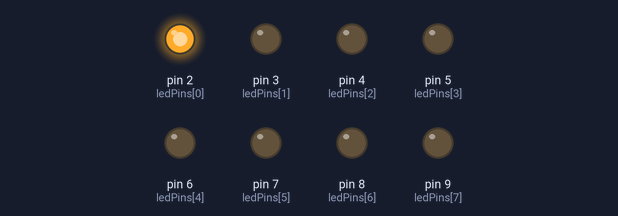
The sketch below on a simulated Arduino Uno, built with avr-gcc and run on an emulated ATmega328P. Parts: output pins drawn as LEDs (lit = HIGH).

Above: at 0.2 s.
At 0.7 s:
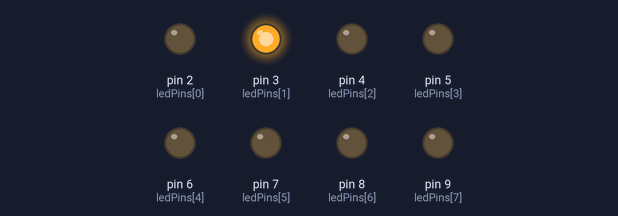
At 2.2 s:
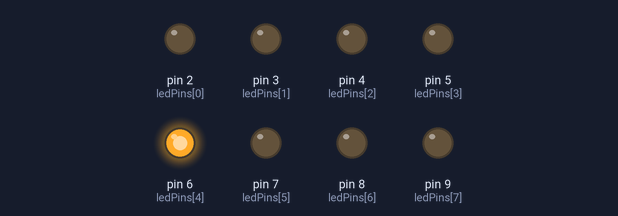
At 4.0 s:
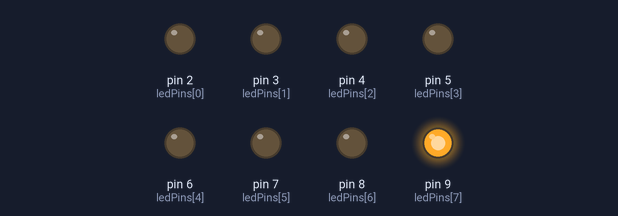
At 6.7 s:
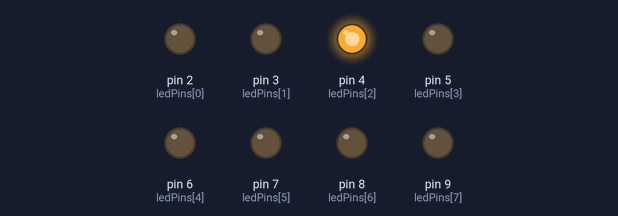
At 9.7 s:
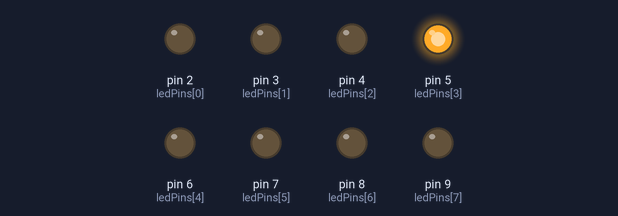
Timing chart, 0 to 10.4 s (numbered marks = the images above):
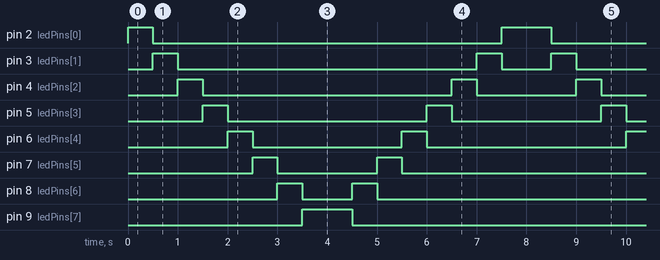

Measured:
- by itself, pin 2 (ledPins[0]): repeats every 8.0 s: LOW 7.0 s, HIGH 1.0 s
- by itself, pin 3 (ledPins[1]): repeats every 8.0 s: LOW 6.0 s, HIGH 0.50 s, LOW 1.0 s, HIGH 0.50 s
- by itself, pin 4 (ledPins[2]): repeats every 8.0 s: LOW 5.0 s, HIGH 0.50 s, LOW 2.0 s, HIGH 0.50 s
- by itself, pin 5 (ledPins[3]): repeats every 8.0 s: LOW 4.0 s, HIGH 0.50 s, LOW 3.0 s, HIGH 0.50 s
- by itself, pin 6 (ledPins[4]): repeats every 8.0 s: LOW 3.0 s, HIGH 0.50 s, LOW 4.0 s, HIGH 0.50 s
- by itself, pin 7 (ledPins[5]): repeats every 8.0 s: LOW 2.0 s, HIGH 0.50 s, LOW 5.0 s, HIGH 0.50 s
- by itself, pin 8 (ledPins[6]): repeats every 8.0 s: LOW 1.0 s, HIGH 0.50 s, LOW 6.0 s, HIGH 0.50 s
- by itself, pin 9 (ledPins[7]): alternates HIGH for 1.0 s and LOW for 7.0 s

The sketch:

pingpong.ino
```cpp
int ledPins[]={2,3,4,5,6,7,8,9};

void setup()
{
  int index;
  for(index=0;index<=7;index++)
  {
    pinMode(ledPins[index],OUTPUT);
  }
}

void loop()
{
  pingPong();
}

void pingPong()
{
  int index;
  int delayTime=500;

  for(index=0;index<=7;index++)
  {
    digitalWrite(ledPins[index],HIGH);
    delay(delayTime);
    digitalWrite(ledPins[index],LOW);
  }
  for(index=7;index>=0;index--)
  {
    digitalWrite(ledPins[index],HIGH);
    delay(delayTime);
    digitalWrite(ledPins[index],LOW);
  }
}
```
